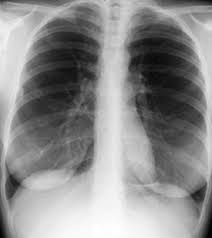
#> input picture src/pipeline/sample_chest_xray.jpg, 212 x 238 px
$ python -i lightweight_explainer.py   (imports and definitions only)
#> lines starting #> are read from the running program, lines starting #| are printed output that depends on the picture
import base64
import io
from PIL import Image, ImageFilter, ImageOps, ImageEnhance


def generate_lightweight_heatmap_base64(image_path, size=(384, 384)):
    """
    Dependency-free visual explanation fallback.

    Uses PIL only:
    - resizes uploaded image
    - computes edge/intensity saliency
    - overlays a red heatmap-like mask
    - returns PNG base64 string for API/web display

    This is a lightweight explainability preview, not a true backprop Grad-CAM.
    """
#> called with image_path = 'sample_chest_xray.jpg', size = (384, 384)
    try:
        img = Image.open(image_path).convert("RGB")
#> img is the input picture: PIL image 212x238 RGB; min 0, max 255, mean 140.9
        img = ImageOps.exif_transpose(img)
        img = img.resize(size)
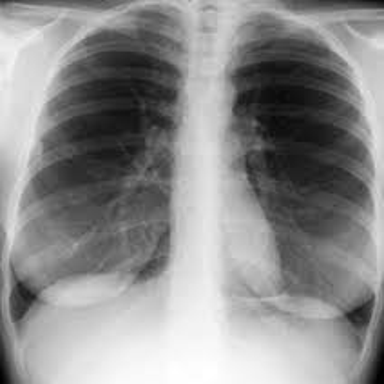
#> img: PIL image 384x384 RGB; min 0, max 255, mean 140.9

        gray = ImageOps.grayscale(img)

        # Edge-based saliency approximation
        edges = gray.filter(ImageFilter.FIND_EDGES)
        edges = edges.filter(ImageFilter.GaussianBlur(radius=2))
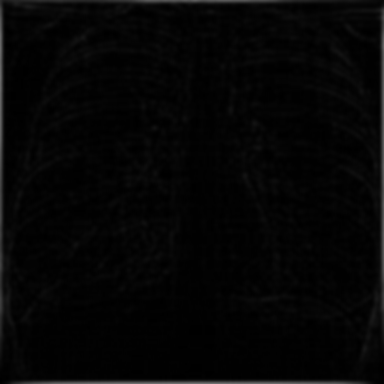
#> edges: PIL image 384x384 L; min 0, max 112, mean 5.3

        # Enhance contrast so attention map is visible
        edges = ImageOps.autocontrast(edges)
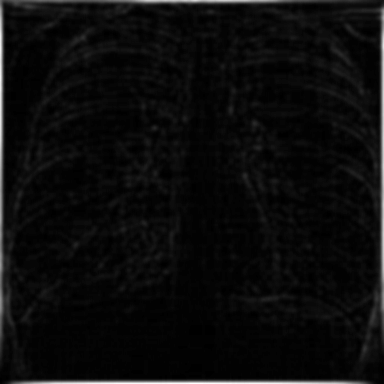
#> edges: PIL image 384x384 L; min 0, max 255, mean 11.7
        edges = ImageEnhance.Contrast(edges).enhance(2.0)
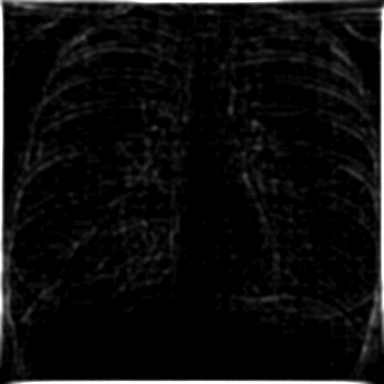
#> edges: PIL image 384x384 L; min 0, max 255, mean 12.6

        # Build red heatmap layer
        red = Image.new("RGB", size, (255, 40, 20))
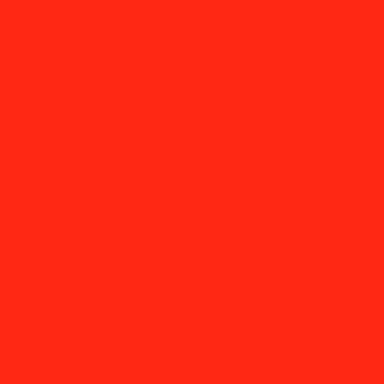
#> red: PIL image 384x384 RGB; mean R, G, B 255, 40, 20
        heat = Image.composite(red, Image.new("RGB", size, (0, 0, 0)), edges)
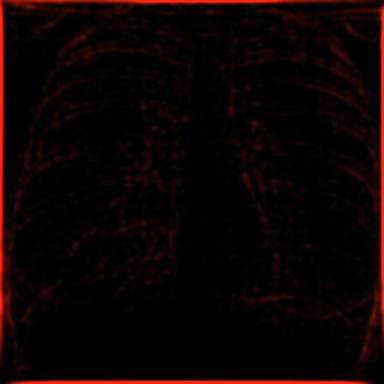
#> heat: PIL image 384x384 RGB; mean R, G, B 12.6, 2, 0.9

        # Blend heatmap over original image
        overlay = Image.blend(img, heat, alpha=0.38)
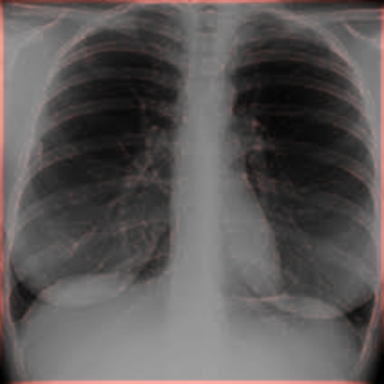
#> overlay: PIL image 384x384 RGB; mean R, G, B 91.6, 87.6, 87.2

        out = io.BytesIO()
        overlay.save(out, format="PNG")
        return base64.b64encode(out.getvalue()).decode("utf-8")

    except Exception as e:
        print("[LIGHTWEIGHT EXPLAINER WARNING]", e)
        return None

>>> result = generate_lightweight_heatmap_base64('sample_chest_xray.jpg')
